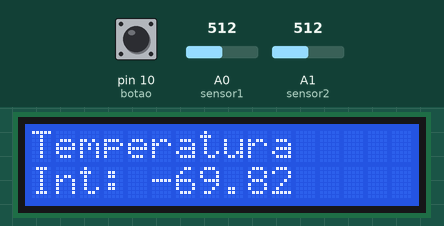
Bench run of a sketch on a simulated Arduino Uno, built with avr-gcc and run on an emulated ATmega328P. Parts: 16×2 character LCD. The inputs (shaded band) are chosen by the test bench; at power-on: pin 10 (botao) HIGH, A1 (sensor2) = 512, A0 (sensor1) = 512.

Above: at 1.2 s.
1.3 s: pin 10 (botao) pulled LOW for 0.15 s
At 2.0 s:
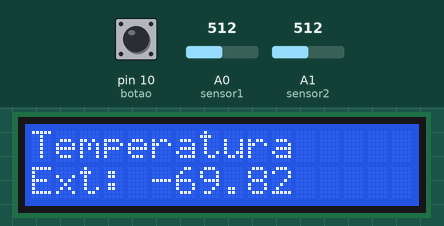
3.0 s: A1 (sensor2) set to 716
At 4.2 s:
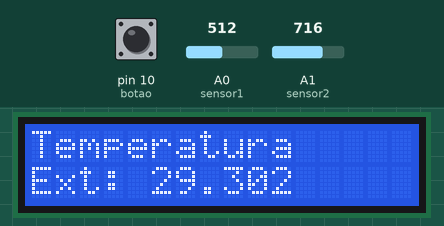
4.5 s: A1 (sensor2) set to 900
At 4.8 s:
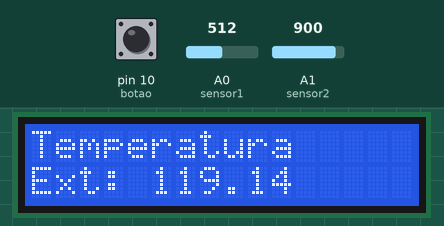
6.0 s: A1 (sensor2) set to 1023
At 7.1 s:
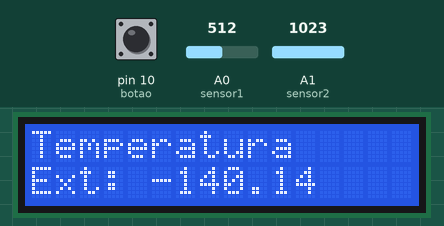
7.6 s: pin 10 (botao) pulled LOW for 1 s
At 9.1 s:
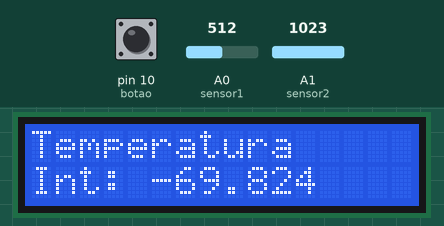
10.1 s: A0 (sensor1) set to 716
At 10.8 s:
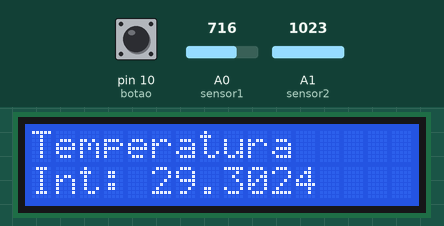
Timing chart, 0 to 12.6 s (numbered marks = the images above; inputs shaded):
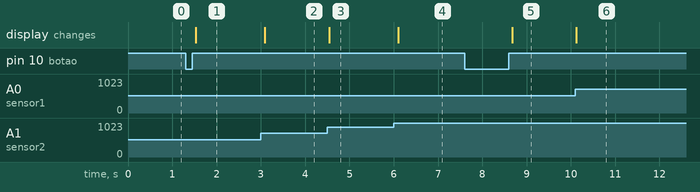

The sketch:

TermometroDuplo.ino
```cpp
/*

            Este programa tem a função de ler dois sensores de temperatura LM35, que podem, numa aplicação prática, estar interno e externo a um
     ambiente. As temperaturas lidas serão impressas em um display LCD e, através de um botão, muda-se o menu e a impressão da leitura de casa
     sensor.

            Na simulação e na prática o circuito e o programa funcionaram como esperado.

*/

// Inclusão de bibliotecas
#include <LiquidCrystal.h>

// Mapeamento de hardware
LiquidCrystal disp(2,    // RS
                   3,    // EN
                   4,    // D4
                   5,    // D5
                   6,    // D6
                   7);   // D7
#define botao 10
#define sensor1 A0
#define sensor2 A1

// Protótipos de funções auxiliares
void leitura_Botao();
void celsius();
int media_Temperatura();

// Variáveis auxiliares
float temperatura = 0.0;
float ultimaTemperatura = 0.0;
int tensao = 0.0;
boolean flagB;
boolean controlSensor;
int menu = 0x01;

void setup() {

    disp.begin(16, 2);

    pinMode(botao, INPUT_PULLUP);
    pinMode(sensor1, INPUT);
    pinMode(sensor2, INPUT);

    flagB = 0x00;
    controlSensor = 0x00;

    disp.setCursor(0, 0);
    disp.print("Temperatura");
} // end void setup

void loop() {

    leitura_Botao();

    switch(menu){

        case 0x01: disp.setCursor(0, 1); disp.print("Int: "); controlSensor = 0x00; break;
        case 0x02: disp.setCursor(0, 1); disp.print("Ext: "); controlSensor = 0x01; break;
    } // end switch menu

    celsius();

    delay(100);
} // end void loop


// Funções auxiliares

void leitura_Botao(){

    if(!digitalRead(botao)) flagB = 0x01;

    if(digitalRead(botao) && flagB){

        flagB = 0x00;

        menu++;
    } // end if

    if(menu > 0x02)
        menu = 0x01;
} // end void leitura_Botao

void celsius(){

    tensao = media_Temperatura();

    temperatura = (tensao*5.0)/1024.0;

    temperatura = temperatura * 100.0;

    if((temperatura > ultimaTemperatura + 0.5) || (temperatura < ultimaTemperatura - 0.5)){

        ultimaTemperatura = temperatura;

        disp.setCursor(5, 1);
        disp.print(ultimaTemperatura);

    } // end if temperatura
} // end void celsius


int media_Temperatura(){

    int adc = 0x00;                         // Essa variável tem que ser inicializada com 0, senão gera erro na hora da contagem.

    for(int i=0; i < 0x64; i++){

        if(!controlSensor)
            adc += analogRead(sensor1);
        else
            adc += analogRead(sensor2);
    }

    return (adc/0x64);
} // end void media_Temperatura
```

Measured:
- after the input at 1.3 s, the display: changes after 0.23 s (image 1)
- after the input at 3.0 s, the display: changes after 0.09 s (image 2)
- after the input at 4.5 s, the display: changes at once (image 3)
- after the input at 6.0 s, the display: changes after 0.11 s (image 4)
- after the input at 7.6 s, the display: changes after 1.1 s (image 5)
- after the input at 10.1 s, the display: changes at once (image 6)
